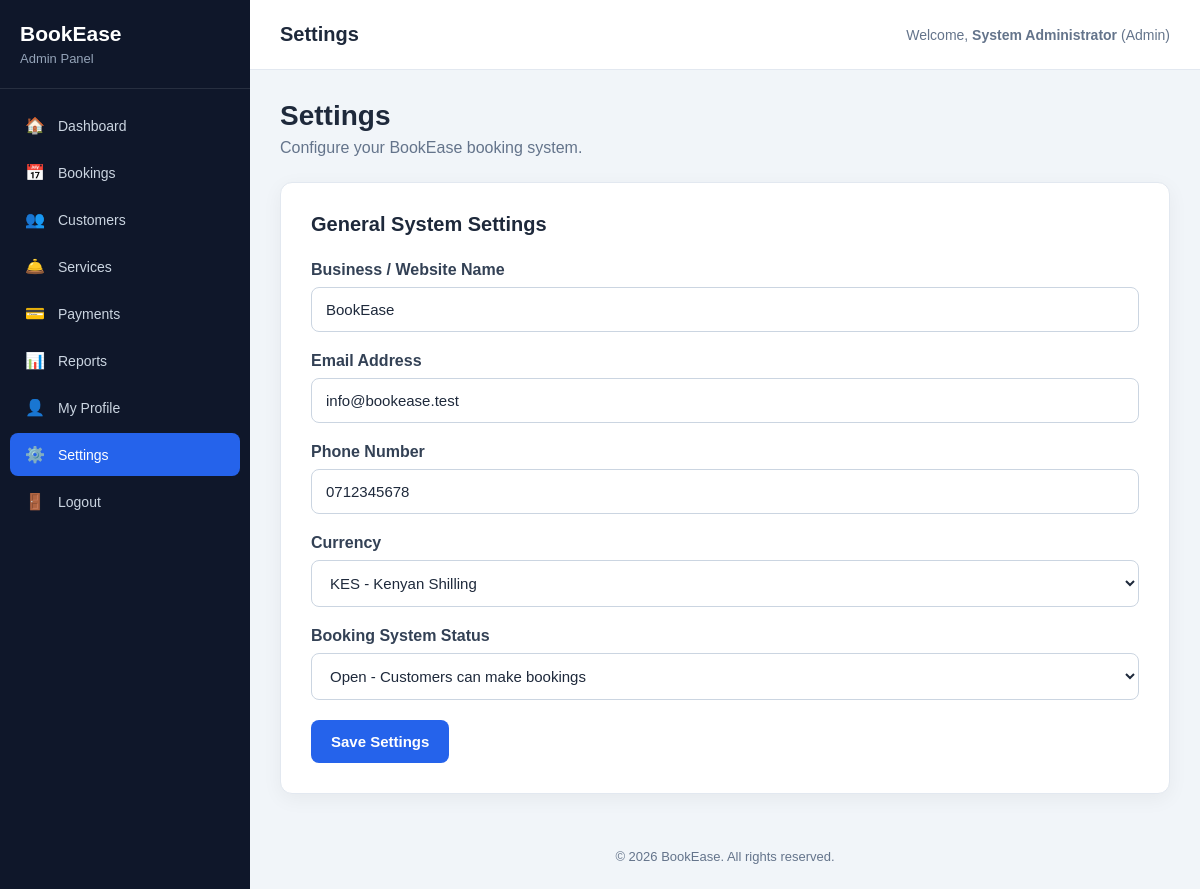
Screenshot of /admin/settings.php (signed in) with the database file from the repository.
### tables this page shows
CREATE TABLE settings (

    id INT UNSIGNED AUTO_INCREMENT PRIMARY KEY,

    setting_key VARCHAR(100)
        NOT NULL UNIQUE,

    setting_value TEXT DEFAULT NULL,

    created_at TIMESTAMP NOT NULL
        DEFAULT CURRENT_TIMESTAMP,

    updated_at TIMESTAMP NOT NULL
        DEFAULT CURRENT_TIMESTAMP
        ON UPDATE CURRENT_TIMESTAMP

);

### admin/settings.php (the view, shortened to what this page needs)
<?php
$role = strtolower(
    trim(
        $_SESSION['role'] ?? ''
    )
);
try {
    $database = new Database();
    $conn = $database->getConnection();
} catch (PDOException $e) {
    die(
        'Database connection error: ' .
        htmlspecialchars(
            $e->getMessage(),
            ENT_QUOTES,
            'UTF-8'
        )
    );
}
function e($value): string
{
    return htmlspecialchars(
        (string) $value,
        ENT_QUOTES,
        'UTF-8'
    );
}
function getSetting(
    PDO $conn,
    string $key,
    string $default = ''
): string {
    try {
        $stmt = $conn->prepare("
            SELECT setting_value
            FROM settings
            WHERE setting_key = ?
            LIMIT 1
        ");
        $stmt->execute([
            $key
        ]);
        $value = $stmt->fetchColumn();
        return $value === false
            ? $default
            : (string) $value;
    } catch (PDOException $e) {
        return $default;
    }
}
$siteName = getSetting(
    $conn,
    'site_name',
    'BookEase'
);
$siteEmail = getSetting(
    $conn,
    'site_email',
    ''
);
$sitePhone = getSetting(
    $conn,
    'site_phone',
    ''
);
$currency = getSetting(
    $conn,
    'currency',
    'KES'
);
$bookingStatus = getSetting(
    $conn,
    'booking_status',
    'open'
);
$adminName =
    $_SESSION['name']
    ?? $_SESSION['username']
    ?? 'Administrator';
?>
<!DOCTYPE html>
<html lang="en">
<head>
</head>
<body>
<div class="admin-layout">
    <aside class="sidebar">
        <div class="sidebar-header">
            <h2>
                <?= e($siteName) ?>
            </h2>
            <p>
                Admin Panel
            </p>
        </div>
        <nav class="sidebar-nav">
            <a
                href="<?= BASE_URL ?>/admin/dashboard.php"
            >
                <span class="nav-icon">
                    🏠
                </span>
                Dashboard
            </a>
            <a
                href="<?= BASE_URL ?>/admin/bookings.php"
            >
                <span class="nav-icon">
                    📅
                </span>
                Bookings
            </a>
            <a
                href="<?= BASE_URL ?>/admin/customers.php"
            >
                <span class="nav-icon">
                    👥
                </span>
                Customers
            </a>
            <a
                href="<?= BASE_URL ?>/admin/services.php"
            >
                <span class="nav-icon">
                    🛎️
                </span>
                Services
            </a>
            <a
                href="<?= BASE_URL ?>/admin/payments.php"
            >
                <span class="nav-icon">
                    💳
                </span>
                Payments
            </a>
            <a
                href="<?= BASE_URL ?>/admin/reports.php"
            >
                <span class="nav-icon">
                    📊
                </span>
                Reports
            </a>
            <a
                href="<?= BASE_URL ?>/admin/profile.php"
            >
                <span class="nav-icon">
                    👤
                </span>
                My Profile
            </a>
            <a
                href="<?= BASE_URL ?>/admin/settings.php"
                class="active"
            >
                <span class="nav-icon">
                    ⚙️
                </span>
                Settings
            </a>
            <a
                href="<?= BASE_URL ?>/logout.php"
            >
                <span class="nav-icon">
                    🚪
                </span>
                Logout
            </a>
        </nav>
    </aside>
    <main class="main">
        <header class="topbar">
            <div class="topbar-title">
                Settings
            </div>
            <div class="topbar-user">
                Welcome,
                <strong>
                    <?= e($adminName) ?>
                </strong>
                (<?= e(ucfirst($role)) ?>)
            </div>
        </header>
        <div class="content">
            <div class="page-title">
                <h1>
                    Settings
                </h1>
                <p>
                    Configure your BookEase booking system.
                </p>
            </div>
            <div class="form-card">
                <h2 class="section-title">
                    General System Settings
                </h2>
                <form
                    method="POST"
                    action="<?= e($_SERVER['PHP_SELF']) ?>"
                >
                    <div class="form-group">
                        <label
                            for="site_name"
                        >
                            Business / Website Name
                        </label>
                        <input
                            type="text"
                            id="site_name"
                            name="site_name"
                            class="form-control"
                            value="<?= e($siteName) ?>"
                            placeholder="BookEase"
                            required
                        >
                    </div>
                    <div class="form-group">
                        <label
                            for="site_email"
                        >
                            Email Address
                        </label>
                        <input
                            type="email"
                            id="site_email"
                            name="site_email"
                            class="form-control"
                            value="<?= e($siteEmail) ?>"
                            placeholder="example@gmail.com"
                        >
                    </div>
                    <div class="form-group">
                        <label
                            for="site_phone"
                        >
                            Phone Number
                        </label>
                        <input
                            type="text"
                            id="site_phone"
                            name="site_phone"
                            class="form-control"
                            value="<?= e($sitePhone) ?>"
                            placeholder="0712345678"
                        >
                    </div>
                    <div class="form-group">
                        <label
                            for="currency"
                        >
                            Currency
                        </label>
                        <select
                            id="currency"
                            name="currency"
                            class="form-control"
                        >
                            <option
                                value="KES"
                                <?= $currency === 'KES'
                                    ? 'selected'
                                    : '' ?>
                            >
                                KES - Kenyan Shilling
                            </option>
                        </select>
                    </div>
                    <div class="form-group">
                        <label
                            for="booking_status"
                        >
                            Booking System Status
                        </label>
                        <select
                            id="booking_status"
                            name="booking_status"
                            class="form-control"
                        >
                            <option
                                value="open"
                                <?= $bookingStatus === 'open'
                                    ? 'selected'
                                    : '' ?>
                            >
                                Open - Customers can make bookings
                            </option>
                        </select>
                    </div>
                    <button
                        type="submit"
                        class="btn"
                    >
                        Save Settings
                    </button>
                </form>
            </div>
        </div>
        <footer class="footer">
            &copy;
            <?= date('Y') ?>
            <?= e($siteName) ?>.
            All rights reserved.
        </footer>
    </main>
</div>
</body>
</html>

### admin/settings.php (style rules this page uses)
* { box-sizing: border-box; }
body { margin: 0; font-family: Arial, Helvetica, sans-serif; background: #f1f5f9; color: #1e293b; }
.admin-layout { display: flex; min-height: 100vh; }
.sidebar { width: 250px; background: #0f172a; color: white; position: fixed; left: 0; top: 0; bottom: 0; overflow-y: auto; z-index: 1000; }
.sidebar-header { padding: 22px 20px; border-bottom: 1px solid rgba(255,255,255,.10); }
.sidebar-header h2 { margin: 0; font-size: 21px; }
.sidebar-header p { margin: 5px 0 0; color: #94a3b8; font-size: 13px; }
.sidebar-nav { padding: 15px 10px; }
.sidebar-nav a { display: flex; align-items: center; gap: 12px; padding: 12px 14px; margin-bottom: 4px; color: #cbd5e1; text-decoration: none; border-radius: 8px; font-size: 14px; transition: .2s; }
.sidebar-nav a.active { background: #2563eb; color: white; }
.nav-icon { width: 22px; text-align: center; font-size: 16px; }
.main { margin-left: 250px; width: calc(100% - 250px); min-height: 100vh; }
.topbar { height: 70px; background: white; border-bottom: 1px solid #e2e8f0; display: flex; align-items: center; justify-content: space-between; padding: 0 30px; }
.topbar-title { font-size: 20px; font-weight: 700; }
.topbar-user { color: #64748b; font-size: 14px; }
.content { max-width: 1050px; margin: 0 auto; padding: 30px; }
.page-title { margin-bottom: 25px; }
.page-title h1 { margin: 0; font-size: 28px; }
.page-title p { margin-top: 7px; color: #64748b; }
.form-card { background: white; padding: 30px; border-radius: 12px; border: 1px solid #e2e8f0; box-shadow: 0 5px 20px rgba(0,0,0,.05); }
.section-title { margin-top: 0; margin-bottom: 25px; font-size: 20px; }
.form-group { margin-bottom: 20px; }
.form-group label { display: block; margin-bottom: 8px; font-weight: 600; color: #334155; }
.form-control { width: 100%; padding: 13px 14px; border: 1px solid #cbd5e1; border-radius: 8px; background: white; color: #1e293b; font-size: 15px; outline: none; }
.btn { display: inline-block; border: none; border-radius: 8px; padding: 13px 20px; background: #2563eb; color: white; font-size: 15px; font-weight: 600; cursor: pointer; text-decoration: none; }
.footer { padding: 25px 30px; color: #64748b; text-align: center; font-size: 13px; }

### rows the page displays
settings: setting_value "BookEase", site_name "BookEase"
settings: site_email "info@bookease.test"
settings: site_phone "0712345678"

### other values shown
$adminName "System Administrator"
$role "Admin"
